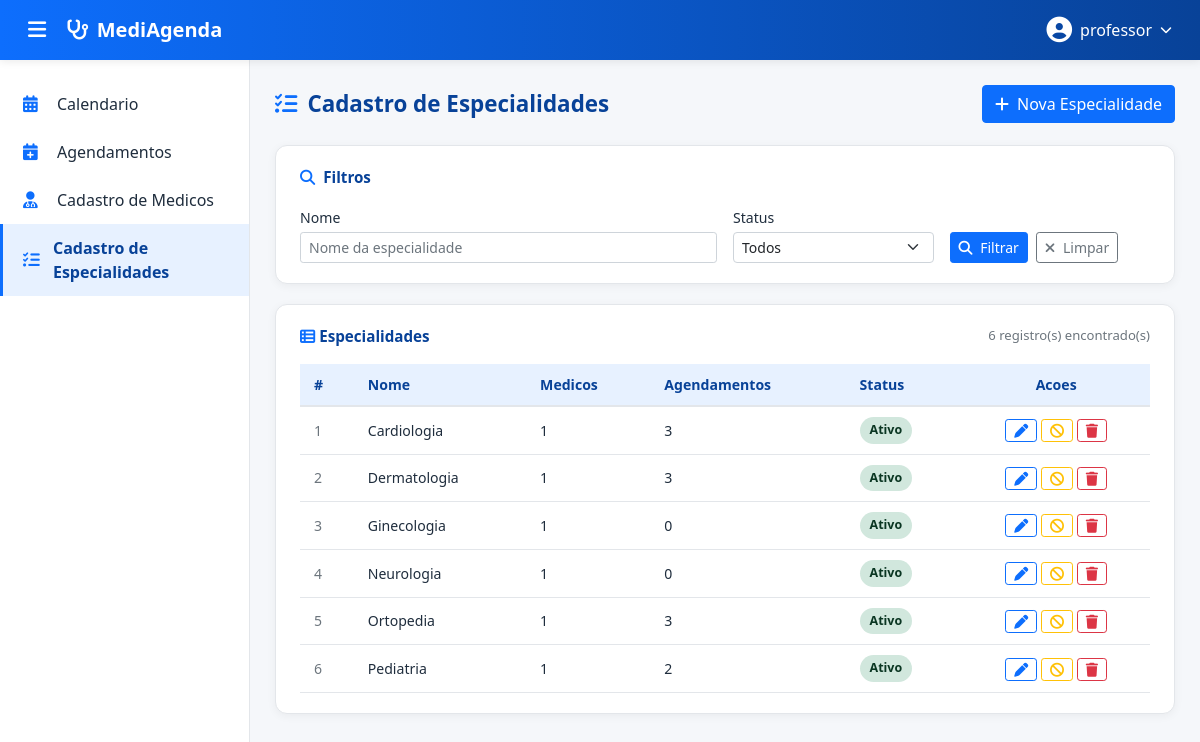
/www/cadastro_especialidades.php (signed in), run on the app's committed database.
### tables this page shows
create table if not exists usuario (
    cod_usuario int unsigned not null auto_increment,
    nome varchar(150) not null,
    email varchar(150) not null,
    username varchar(255) not null unique,
    pass varchar(20) not null,
    primary key (cod_usuario)
);

CREATE TABLE IF NOT EXISTS especialidades (
    id         INT          UNSIGNED NOT NULL AUTO_INCREMENT,
    nome       VARCHAR(100) NOT NULL,
    status     ENUM('Ativo','Inativo') NOT NULL DEFAULT 'Ativo',
    created_at TIMESTAMP    NOT NULL DEFAULT CURRENT_TIMESTAMP,
    updated_at TIMESTAMP    NOT NULL DEFAULT CURRENT_TIMESTAMP ON UPDATE CURRENT_TIMESTAMP,

    PRIMARY KEY (id),
    UNIQUE KEY uq_especialidade_nome (nome)
);

### www/cadastro_especialidades.php (the view, shortened to what this page needs)
<?php
require_once("conexao.php");
function h($valor) {
    return htmlspecialchars((string)$valor, ENT_QUOTES, 'UTF-8');
}
$cod_usuario = (int)$_SESSION['cod_usuario'];
$operadorNome = "";
$usuarioResult = mysqli_query($conexao_bd, "SELECT nome, email FROM usuario WHERE cod_usuario = $cod_usuario");
if ($usuario = mysqli_fetch_assoc($usuarioResult)) {
    $operadorNome = $usuario['nome'];
}
$filtroNome = trim(isset($_GET['nome']) ? $_GET['nome'] : '');
$where = array();
$whereSql = count($where) ? "WHERE " . implode(" AND ", $where) : "";
$especialidades = array();
$sql = "SELECT e.id, e.nome, e.status,
               COUNT(DISTINCT m.id) AS total_medicos,
               COUNT(DISTINCT a.id) AS total_agendamentos
          FROM especialidades e
     LEFT JOIN medicos m ON m.especialidade_id = e.id
     LEFT JOIN agendamentos a ON a.especialidade_id = e.id
          $whereSql
      GROUP BY e.id, e.nome, e.status
      ORDER BY e.nome";
$result = mysqli_query($conexao_bd, $sql);
while ($row = mysqli_fetch_assoc($result)) {
    $especialidades[] = $row;
}
?>
<!DOCTYPE html>
<html lang="pt-BR">
<head>
    <link href="https://cdn.jsdelivr.net/npm/bootstrap@5.0.2/dist/css/bootstrap.min.css" rel="stylesheet">
    <link rel="stylesheet" href="https://cdnjs.cloudflare.com/ajax/libs/font-awesome/6.5.1/css/all.min.css">
</head>
<body>
    <nav class="navbar-topo d-flex align-items-center justify-content-between px-3">
        <div class="d-flex align-items-center gap-2">
            <button class="btn-sanduiche" id="btnSanduiche" title="Menu"><i class="fa-solid fa-bars"></i></button>
            <a class="navbar-brand mb-0 d-flex align-items-center" href="principal.php"><i class="fa-solid fa-stethoscope"></i><span>MediAgenda</span></a>
        </div>
        <div class="dropdown">
            <button class="operador-toggle" type="button" id="dropdownOperador" data-bs-toggle="dropdown" aria-expanded="false">
                <i class="fa-solid fa-circle-user"></i><span class="d-none d-md-inline"><?php echo h($operadorNome) ?></span><i class="fa-solid fa-chevron-down" style="font-size:0.75rem;"></i>
            </button>
        </div>
    </nav>
    <aside class="sidebar" id="sidebar">
        <ul class="nav flex-column">
            <li class="nav-item"><a class="nav-link" href="principal.php"><i class="fa-solid fa-calendar-days"></i> Calendario</a></li>
            <li class="nav-item"><a class="nav-link" href="cadastro_agendas.php"><i class="fa-solid fa-calendar-plus"></i> Agendamentos</a></li>
            <li class="nav-item"><a class="nav-link" href="cadastro_medicos.php"><i class="fa-solid fa-user-doctor"></i> Cadastro de Medicos</a></li>
            <li class="nav-item"><a class="nav-link ativo" href="cadastro_especialidades.php"><i class="fa-solid fa-list-check"></i> Cadastro de Especialidades</a></li>
        </ul>
    </aside>
    <main class="conteudo-principal" id="conteudoPrincipal">
        <div class="page-header">
            <h2><i class="fa-solid fa-list-check"></i> Cadastro de Especialidades</h2>
            <button class="btn btn-primary" data-bs-toggle="modal" data-bs-target="#modalFormEspecialidade"><i class="fa-solid fa-plus me-1"></i> Nova Especialidade</button>
        </div>
        <div class="card-pagina">
            <div class="card-titulo"><i class="fa-solid fa-magnifying-glass"></i> Filtros</div>
            <form method="GET" action="cadastro_especialidades.php">
                <div class="row g-3">
                    <div class="col-md-6">
                        <label for="filtroNome">Nome</label>
                        <input type="text" class="form-control form-control-sm" id="filtroNome" name="nome" placeholder="Nome da especialidade" value="<?php echo h($filtroNome) ?>">
                    </div>
                    <div class="col-md-3">
                        <label for="filtroStatus">Status</label>
                        <select class="form-select form-select-sm" id="filtroStatus" name="status">
                            <option value="">Todos</option>
                        </select>
                    </div>
                    <div class="col-md-3 d-flex align-items-end gap-2">
                        <button type="submit" class="btn btn-primary btn-sm"><i class="fa-solid fa-magnifying-glass me-1"></i> Filtrar</button>
                        <a href="cadastro_especialidades.php" class="btn btn-outline-secondary btn-sm"><i class="fa-solid fa-xmark me-1"></i> Limpar</a>
                    </div>
                </div>
            </form>
        </div>
        <div class="card-pagina">
            <div class="card-titulo d-flex justify-content-between align-items-center">
                <span><i class="fa-solid fa-table-list"></i> Especialidades</span>
                <span class="text-muted" style="font-size:0.82rem; font-weight:400;"><?php echo count($especialidades) ?> registro(s) encontrado(s)</span>
            </div>
            <div class="table-responsive">
                <table class="tabela-especialidades">
                    <thead>
                        <tr>
                            <th>#</th><th>Nome</th><th>Medicos</th><th>Agendamentos</th><th>Status</th><th class="text-center">Acoes</th>
                        </tr>
                    </thead>
                    <tbody>
                        <?php if (empty($especialidades)): ?>
                            <tr><td colspan="6" class="text-center text-muted py-4"><i class="fa-solid fa-list-check me-2"></i>Nenhuma especialidade encontrada.</td></tr>
                        <?php else: ?>
                            <?php foreach ($especialidades as $esp):
                                $classeBadge = $esp['status'] === 'Ativo' ? 'badge-ativo' : 'badge-inativo';
                            ?>
                                <tr>
                                    <td class="text-muted"><?php echo (int)$esp['id'] ?></td>
                                    <td><?php echo h($esp['nome']) ?></td>
                                    <td><?php echo (int)$esp['total_medicos'] ?></td>
                                    <td><?php echo (int)$esp['total_agendamentos'] ?></td>
                                    <td><span class="badge-status <?php echo $classeBadge ?>"><?php echo h($esp['status']) ?></span></td>
                                    <td class="text-center" style="white-space:nowrap;">
                                        <button class="btn btn-sm btn-outline-primary py-0 px-2 btn-editar" title="Editar" data-id="<?php echo (int)$esp['id'] ?>" data-nome="<?php echo h($esp['nome']) ?>" data-status="<?php echo h($esp['status']) ?>"><i class="fa-solid fa-pen"></i></button>
                                        <button class="btn btn-sm btn-outline-warning py-0 px-2 btn-inativar" title="Inativar" data-id="<?php echo (int)$esp['id'] ?>" data-nome="<?php echo h($esp['nome']) ?>"><i class="fa-solid fa-ban"></i></button>
                                        <button class="btn btn-sm btn-outline-danger py-0 px-2 btn-excluir" title="Excluir definitivamente" data-id="<?php echo (int)$esp['id'] ?>" data-nome="<?php echo h($esp['nome']) ?>"><i class="fa-solid fa-trash"></i></button>
                                    </td>
                                </tr>
                            <?php endforeach; ?>
                        <?php endif; ?>
                    </tbody>
                </table>
            </div>
        </div>
    </main>
</body>
</html>

### www/cadastro_especialidades.php (style rules this page uses)
:root { --azul-primario:#0d6efd; --azul-escuro:#084298; --azul-claro:#e7f1ff; --cinza-fundo:#f5f7fa; --cinza-borda:#e3e6ea; --texto-escuro:#1f2d3d; --sidebar-larg:250px; }
body { background-color:var(--cinza-fundo); font-family:'Segoe UI', Tahoma, sans-serif; color:var(--texto-escuro); overflow-x:hidden; }
.navbar-topo { background:linear-gradient(90deg,var(--azul-primario) 0%,var(--azul-escuro) 100%); height:60px; box-shadow:0 2px 8px rgba(0,0,0,0.08); position:fixed; top:0; left:0; right:0; z-index:1030; }
.navbar-topo .navbar-brand { color:#fff; font-weight:600; font-size:1.25rem; }
.navbar-topo .navbar-brand i { margin-right:8px; }
.btn-sanduiche { background:transparent; border:none; color:#fff; font-size:1.3rem; padding:6px 12px; border-radius:6px; transition:background 0.2s; }
.operador-toggle { background:transparent; border:none; color:#fff; display:flex; align-items:center; gap:8px; padding:6px 12px; border-radius:30px; transition:background 0.2s; }
.operador-toggle i.fa-circle-user { font-size:1.6rem; }
.sidebar { position:fixed; top:60px; left:0; width:var(--sidebar-larg); height:calc(100vh - 60px); background:#fff; border-right:1px solid var(--cinza-borda); padding:20px 0; transition:transform 0.3s ease; z-index:1020; overflow-y:auto; }
.sidebar .nav-link { color:var(--texto-escuro); padding:12px 20px; border-left:3px solid transparent; transition:all 0.2s; display:flex; align-items:center; gap:12px; }
.sidebar .nav-link i { width:22px; color:var(--azul-primario); font-size:1.05rem; }
.sidebar .nav-link:hover, .sidebar .nav-link.ativo { background:var(--azul-claro); border-left-color:var(--azul-primario); color:var(--azul-escuro); }
.sidebar .nav-link.ativo { font-weight:600; }
.conteudo-principal { margin-top:60px; margin-left:var(--sidebar-larg); padding:25px; transition:margin-left 0.3s ease; min-height:calc(100vh - 60px); }
.page-header { display:flex; align-items:center; justify-content:space-between; flex-wrap:wrap; gap:12px; margin-bottom:22px; }
.page-header h2 { font-size:1.4rem; font-weight:700; color:var(--azul-escuro); margin:0; display:flex; align-items:center; gap:10px; }
.page-header h2 i, .card-pagina .card-titulo i { color:var(--azul-primario); }
.card-pagina { background:#fff; border-radius:12px; box-shadow:0 2px 10px rgba(0,0,0,0.05); border:1px solid var(--cinza-borda); padding:20px 24px; margin-bottom:20px; }
.card-pagina .card-titulo { font-weight:600; font-size:0.95rem; color:var(--azul-escuro); margin-bottom:16px; display:flex; align-items:center; gap:8px; }
.tabela-especialidades { width:100%; border-collapse:separate; border-spacing:0; font-size:0.88rem; }
.tabela-especialidades thead th { background:var(--azul-claro); color:var(--azul-escuro); font-weight:600; padding:10px 14px; border-bottom:2px solid var(--cinza-borda); white-space:nowrap; }
.tabela-especialidades tbody td { padding:10px 14px; border-bottom:1px solid var(--cinza-borda); vertical-align:middle; }
.badge-status { display:inline-block; padding:4px 10px; border-radius:20px; font-size:0.78rem; font-weight:600; }
.badge-ativo { background:#d1e7dd; color:#0a3622; }
.modal-form label, .card-pagina label { font-weight:500; font-size:0.88rem; margin-bottom:4px; }

### data on the page
usuario: nome "professor"
especialidades: id "1", nome "Cardiologia", total_medicos "1", total_agendamentos "3", status "Ativo"
especialidades: id "2", nome "Dermatologia", total_medicos "1", total_agendamentos "3", status "Ativo"
especialidades: id "3", nome "Ginecologia", total_medicos "1", total_agendamentos "0", status "Ativo"
especialidades: id "4", nome "Neurologia", total_medicos "1", total_agendamentos "0", status "Ativo"
especialidades: id "5", nome "Ortopedia", total_medicos "1", total_agendamentos "3", status "Ativo"
especialidades: id "6", nome "Pediatria", total_medicos "1", total_agendamentos "2", status "Ativo"

### other printed values
count($especialidades) "6"
